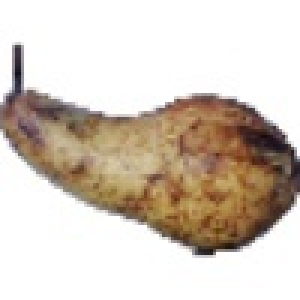
#> input picture new/IMAGE0.jpg, 100 x 100 px (shown 3 times larger)
$ python -i ImageData.py   (imports and definitions only)
#> lines starting #> are read from the running program, lines starting #| are printed output that depends on the picture
#> in get_image, image is the input picture: shape (100, 100, 3); mean B, G, R 191.1, 202.3, 213.4
import logging
import os
import sys
from collections import Counter

import cv2 as cv
import matplotlib.pyplot as plt
import numpy as np
from skimage.color import rgb2lab, deltaE_cie76
from sklearn.cluster import KMeans


class ImageObject:
    class_counter = 0

    image = None
    image_path = None
    foreground = None
    color = None
    extracted_image = None

    # Convert image to different color space
    def convertTo(self, flag=cv.COLOR_RGB2BGR):
        logging.info("Converting Image to {}".format(str(flag)))
        return cv.cvtColor(self.image, flag)

    def convertForegroundTo(self, flag=cv.COLOR_RGB2BGR):
        logging.info("Converting Image to {}".format(str(flag)))
        return cv.cvtColor(self.extracted_image, flag)

    # Extracting the foreground, return the image after the extraction finished
    def extractForeground(self, times=5, flag=cv.GC_INIT_WITH_RECT, display_image=False):
#> called with times = 5, flag = 0, display_image = False
        logging.info("Extracting foreground with {}".format(times))

        img = self.image
        mask = np.zeros(img.shape[:2], np.uint8)

        bgdModel = np.zeros((1, 65), np.float64)
        fgdModel = np.zeros((1, 65), np.float64)

        width, height = img.shape[:2]
#> width = 100; height = 100

        rect = (0, 0, width - 1, height - 1)
#> rect = (0, 0, 99, 99)
        cv.grabCut(img, mask, rect, bgdModel, fgdModel, times, flag)
        mask2 = np.where((mask == 2) | (mask == 0), 0, 1).astype('uint8')
        img = img * mask2[:, :, np.newaxis]
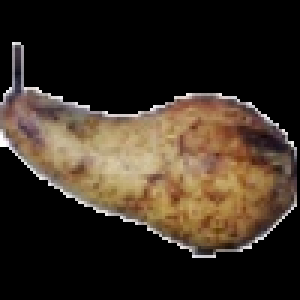
#> img: shape (100, 100, 3) (shown 3 times larger); mean B, G, R 34.7, 45.8, 56.9

        if display_image == True:
            cv.imshow("Extracted Foreground", img)
            cv.waitKey(0)
            cv.destroyAllWindows()
        return img.astype('uint8')

    # Show image on new Window by OpenCV
    # [5 lines left out: function showImage, not called in this run]

    # Constructor
    def __init__(self, image_path):
        print("\nImage to be processed: {}".format(image_path))
        self.image_path = image_path
        self.image = self.get_image()
        self.extracted_image = self.extractForeground()

    # save to folder
    def saveImage(self, path, name):
        print("SaveImage: Writing to {}, filename: {}".format(path, name))
        cv.imwrite(os.path.join(path, name), self.image)

    # Create image from the path
    def get_image(self):
        logging.info("Creating Image from {}".format(self.image_path))
        image = cv.imread(self.image_path)
        return image

    def RGB2HEX(self, color):
        return "#{:02x}{:02x}{:02x}".format(int(color[0]), int(color[1]), int(color[2]))

    def get_colors(self, num_colors=1, flag_pie=False, imagesize=(600, 400)):
#> called with num_colors = 1, flag_pie = False, imagesize = (600, 400)
        logging.info("Getting Image's main {} colors from {}".format(num_colors, self.image_path))
        # image = self.convertTo()
        image = self.convertForegroundTo()

        modified_image = cv.resize(image, imagesize, interpolation=cv.INTER_AREA)
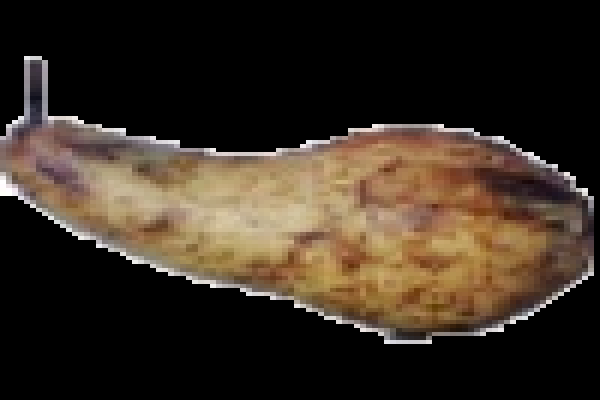
#> modified_image: shape (400, 600, 3); mean R, G, B 56.9, 45.8, 34.7
        modified_image = modified_image.reshape(modified_image.shape[0] * modified_image.shape[1], 3)
        t = num_colors + 1
        clf = KMeans(n_clusters=t)
        labels = clf.fit_predict(modified_image)

        counts = Counter(labels)
#> counts = {1: 155208, 0: 84792}
        center_colors = clf.cluster_centers_
        # We get ordered colors by iterating through the keys
        ordered_colors = [center_colors[i] for i in counts.keys()]
#> ordered_colors = [[3.03, 2.07, 1.82], [155.5, 125.9, 94.89]]

        hex_colors = [self.RGB2HEX(ordered_colors[i]) for i in counts.keys()]
#> hex_colors = ['#9b7d5e', '#030201']
        rgb_colors = [ordered_colors[i] for i in counts.keys()]
#> rgb_colors = [[155.5, 125.9, 94.89], [3.03, 2.07, 1.82]]

        if (flag_pie):
            plt.pie(counts.values(), labels=hex_colors, colors=hex_colors)
            plt.show()

        count_black = -1
        times = 0
        # print("Count Black: {}".format(count_black))

        for i in rgb_colors:
            count_black += 1

            # print("Loop {}".format(count_black))
            if self.RGB2HEX(i) == '#000000':
                times += 1
                # print("Count Black {}".format(count_black))
                break
#> this loop made 2 passes
#> (i, count_black) on passes 1 to 2: ([155.5, 125.9, 94.89], 0), ([3.03, 2.07, 1.82], 1)
#> after the loop, count_black = 1; times = 0

        rgb_colors.pop(count_black)
        return rgb_colors

    # [32 lines left out: functions match_image_by_color, show_selected_images, not called in this run]
        # print("Save Image to  {}".format("NEW" + str(self.class_counter) +"jpg"))

>>> result = ImageObject('new/IMAGE0.jpg').get_colors()
#> result = [[155.5, 125.9, 94.89]]

$ run again, on new/IMAGE2.jpg
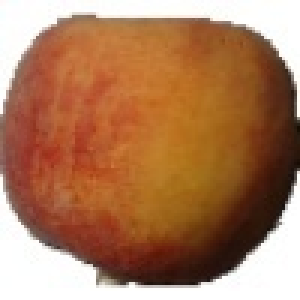
#> input picture new/IMAGE2.jpg, 100 x 100 px (shown 3 times larger)
#> in get_image, image is the input picture: shape (100, 100, 3); mean B, G, R 91.6, 124, 172.3
#> in extractForeground, `img = img * mask2[:, :, np.newaxis]`:
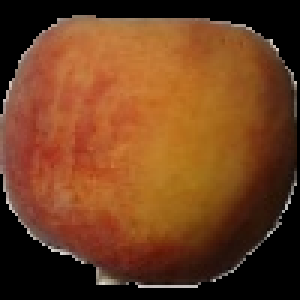
#> img: shape (100, 100, 3) (shown 3 times larger); mean B, G, R 31.4, 63.5, 111.6
#> in get_colors, `modified_image = cv.resize(image, imagesize, interpolation=cv.INTER_AR..`:
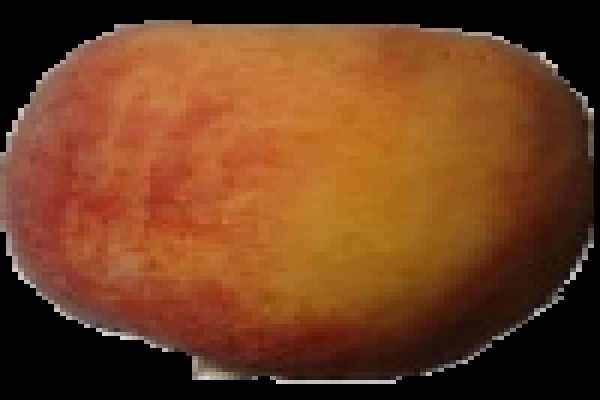
#> modified_image: shape (400, 600, 3); mean R, G, B 111.6, 63.5, 31.4
#> counts = {1: 87600, 0: 152400}
#> ordered_colors = [[21.65, 10, 5.43], [163.5, 94.24, 46.41]]
#> hex_colors = ['#a35e2e', '#150a05']
#> rgb_colors = [[163.5, 94.24, 46.41], [21.65, 10, 5.43]]
#> the loop in get_colors, `for i in rgb_colors:` made 2 passes
#> (i, count_black) on passes 1 to 2: ([163.5, 94.24, 46.41], 0), ([21.65, 10, 5.43], 1)
#> after the loop in get_colors, `for i in rgb_colors:`: count_black = 1; times = 0
#> result = [[163.5, 94.24, 46.41]]

$ run again, on new/IMAGE3.jpg
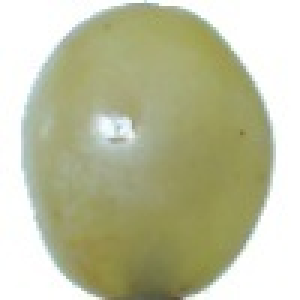
#> input picture new/IMAGE3.jpg, 100 x 100 px (shown 3 times larger)
#> in get_image, image is the input picture: shape (100, 100, 3); mean B, G, R 159.4, 191.3, 189.2
#> in extractForeground, `img = img * mask2[:, :, np.newaxis]`:
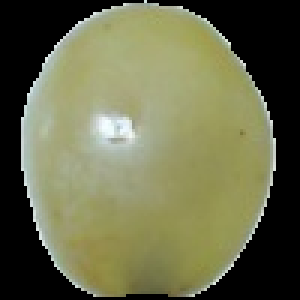
#> img: shape (100, 100, 3) (shown 3 times larger); mean B, G, R 76, 107.4, 105.7
#> in get_colors, `modified_image = cv.resize(image, imagesize, interpolation=cv.INTER_AR..`:
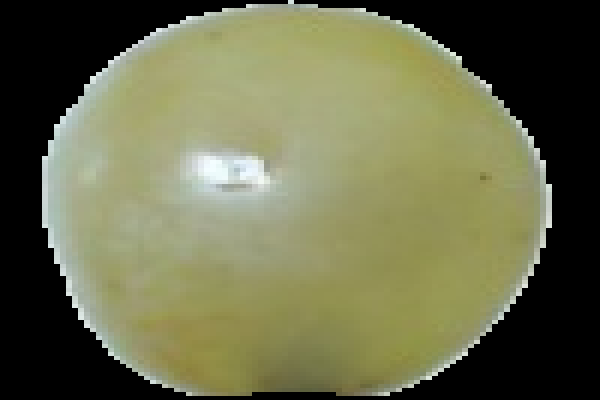
#> modified_image: shape (400, 600, 3); mean R, G, B 105.7, 107.4, 76
#> counts = {1: 79776, 0: 160224}
#> ordered_colors = [[-1.83e-10, 5.8e-11, -1.67e-11], [158.3, 160.9, 113.8]]
#> hex_colors = ['#9ea071', '#000000']
#> rgb_colors = [[158.3, 160.9, 113.8], [-1.83e-10, 5.8e-11, -1.67e-11]]
#> the loop in get_colors, `for i in rgb_colors:` made 2 passes
#> (i, count_black, times) on pass 2: ([-1.83e-10, 5.8e-11, -1.67e-11], 1, 1)
#> after the loop in get_colors, `for i in rgb_colors:`: count_black = 1
#> result = [[158.3, 160.9, 113.8]]

$ run again, on new/IMAGE4.jpg
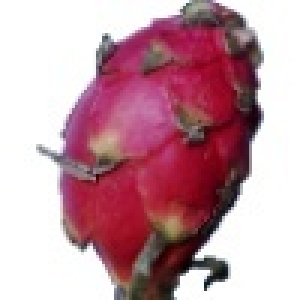
#> input picture new/IMAGE4.jpg, 100 x 100 px (shown 3 times larger)
#> in get_image, image is the input picture: shape (100, 100, 3); mean B, G, R 164.3, 153.7, 195.3
#> in extractForeground, `img = img * mask2[:, :, np.newaxis]`:
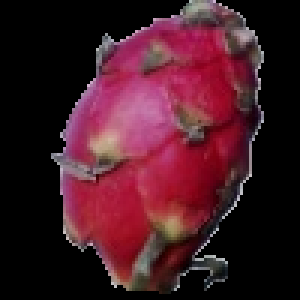
#> img: shape (100, 100, 3) (shown 3 times larger); mean B, G, R 36.7, 26.1, 67.6
#> in get_colors, `modified_image = cv.resize(image, imagesize, interpolation=cv.INTER_AR..`:
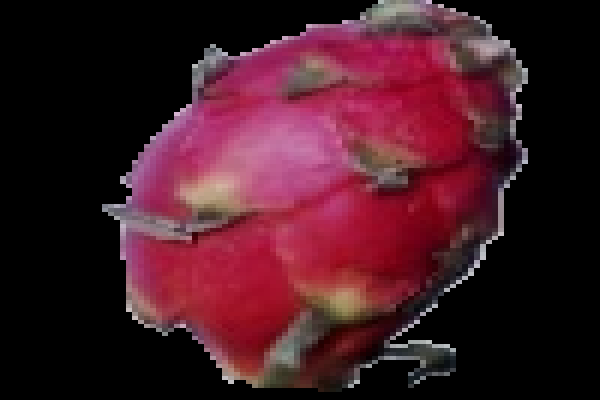
#> modified_image: shape (400, 600, 3); mean R, G, B 67.6, 26.1, 36.7
#> counts = {1: 138432, 0: 101568}
#> ordered_colors = [[6.87, 2.42, 3.17], [150.4, 58.48, 82.39]]
#> hex_colors = ['#963a52', '#060203']
#> rgb_colors = [[150.4, 58.48, 82.39], [6.87, 2.42, 3.17]]
#> the loop in get_colors, `for i in rgb_colors:` made 2 passes
#> (i, count_black) on passes 1 to 2: ([150.4, 58.48, 82.39], 0), ([6.87, 2.42, 3.17], 1)
#> after the loop in get_colors, `for i in rgb_colors:`: count_black = 1; times = 0
#> result = [[150.4, 58.48, 82.39]]
